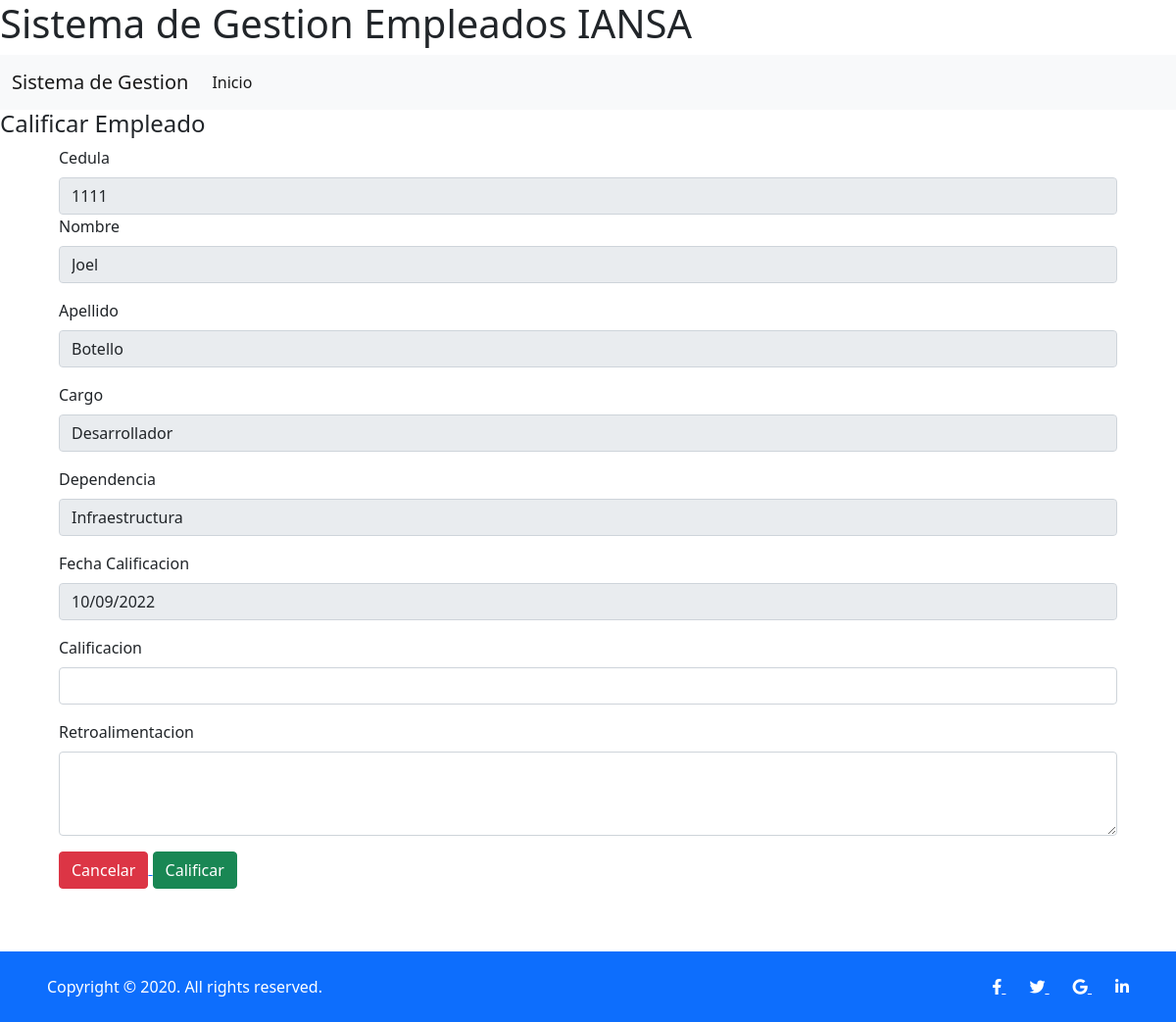
Page /gestionarEmpleados/calificar/10 on the committed database.
### tables this page shows
CREATE TABLE empleados (id INTEGER PRIMARY KEY AUTOINCREMENT, cedula INTEGER UNIQUE NOT NULL, nombres STRING NOT NULL, apellido STRING NOT NULL, telefono INTEGER NOT NULL, email STRING NOT NULL, cargo STRING NOT NULL, dependencia STRING NOT NULL, tipo_contrato STRING NOT NULL, fecha_ingreso DATE NOT NULL, fecha_term_contrato DATE NOT NULL, salario DOUBLE NOT NULL, fecha_nacimiento DATE NOT NULL, direccion STRING NOT NULL, sexo STRING, estado_civil STRING, id_user INTEGER REFERENCES users (id));

### app.py (the view)
@app.route('/gestionarEmpleados/calificar/<id>', methods=['GET','POST'])
def calificarEmpleado(id):
    try:
        if request.method == "POST":
            retroalimentacion = request.form['retroalimentacion']
            fecha_calificacion = request.form['fechacal']
            calificacion = request.form['calificacion']
            print(fecha_calificacion,retroalimentacion,calificacion)
            error = None
            db = get_db()
            mydb = db.cursor()
            mydb.execute('INSERT INTO calificaciones (id_emp, fecha_calificacion, retroalimentacion,calificacion) values (?,?,?,?)',
                         [id,fecha_calificacion,retroalimentacion,calificacion])
            db.commit()
            db.close()
            mensaje= 'Empleado calificado correctamente'
            return render_template('exito.html', role=session.get('role'),mensaje=mensaje)
        else:
            db = get_db()
            error = None
            empleado = db.execute(
                'SELECT cedula,nombres,apellido,cargo,dependencia FROM empleados where id= (?)', [id]).fetchone()
            close_db()
            db.close()
            print(empleado)
            return render_template('calificarEmpleado.html', role=session.get('role'), empleado=empleado)
    except Exception as e:
        print(e)
        return render_template('404.html', role=session.get('role'))
    if session.get('role') == 'admin':
        return render_template('calificarEmpleado.html', role='admin')
    else:
        return render_template('calificarEmpleado.html', role='superadmin')

### db.py (called while the page is built)
def get_db():
    try:
      if 'db' not in g:
          g.db=sqlite3.connect('database.db')
          print('conectada')
      return g.db
    except Error:
      print(Error)

### templates/calificarEmpleado.html (shortened to what this page needs)
{% extends "base.html" %}
{% block content %}
    <h4>Calificar Empleado</h4>
    <section>
        <form class="form1" method="POST" action="" style="width: 90%; margin: auto;">
            <div class="mb-3">
                <label for="cedula" class="form-label">Cedula</label>
                <input type="text" class="form-control" id="cedula" value="{{empleado[0]}}" aria-describedby="emailHelp" readonly>
                <div class="mb-3">
                    <label for="nombre" class="form-label">Nombre</label>
                    <input type="text" class="form-control" value="{{empleado[1]}}" id="nombre" readonly>
                </div>
                <div class="mb-3">
                    <label for="apellido" class="form-label">Apellido</label>
                    <input type="text" class="form-control" value="{{empleado[2]}}" id="apellido" readonly>
                </div>
                <div class="mb-3">
                    <label for="cargo" class="form-label">Cargo</label>
                    <input type="text" class="form-control" value="{{empleado[3]}}" id="cargo" readonly>
                </div>
                <div class="mb-3">
                    <label for="dependencia" class="form-label">Dependencia</label>
                    <input type="text" class="form-control" value="{{empleado[4]}}" id="dependencia" readonly>
                </div>
                <div class="mb-3">
                    <label for="fechacal" class="form-label">Fecha Calificacion</label>
                    <input type="date" class="form-control" id="fechacal" name="fechacal" readonly>
                </div>
                <div class="mb-3">
                    <label for="calificacion" class="form-label">Calificacion</label>
                    <input type="number" class="form-control"  name="calificacion" id="calificacion" min="0" max="5">
                </div>
                <div class="mb-3">
                    <label for="retroalimentacion" class="form-label">Retroalimentacion</label>
                    <textarea class="form-control" name="retroalimentacion" id="retroalimentacion" rows="3"></textarea>
                </div>
                <a href="/gestionarEmpleados">
                    <button type="button" class="btn btn-danger">Cancelar</button>
                </a>
                <input type="submit" class="btn btn-success" value="Calificar">
            </div>
        </form>
    </section>
{% endblock content %}

### static/css/style.css (style rules this page uses)
body { padding-bottom: 10%; }

### rows in the picture
empleados: cedula "1111", nombres "Joel", apellido "Botello", cargo "Desarrollador", dependencia "Infraestructura"
